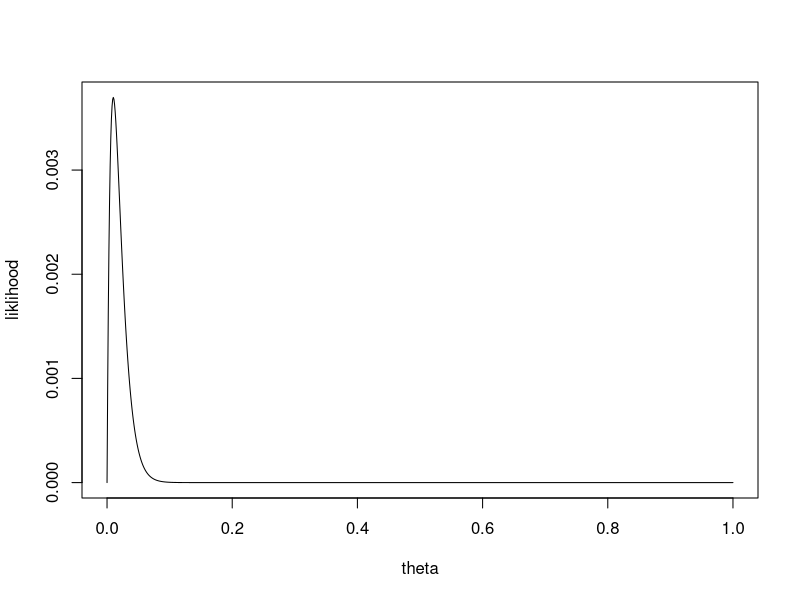
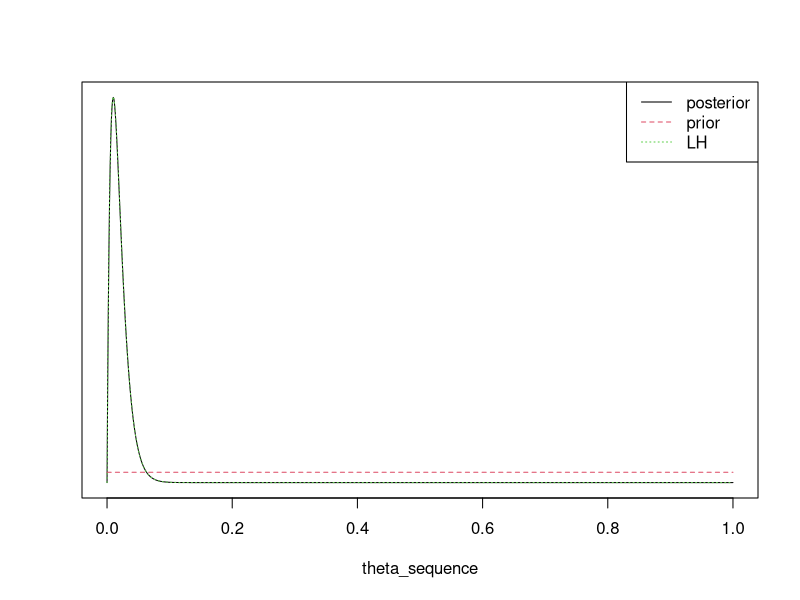
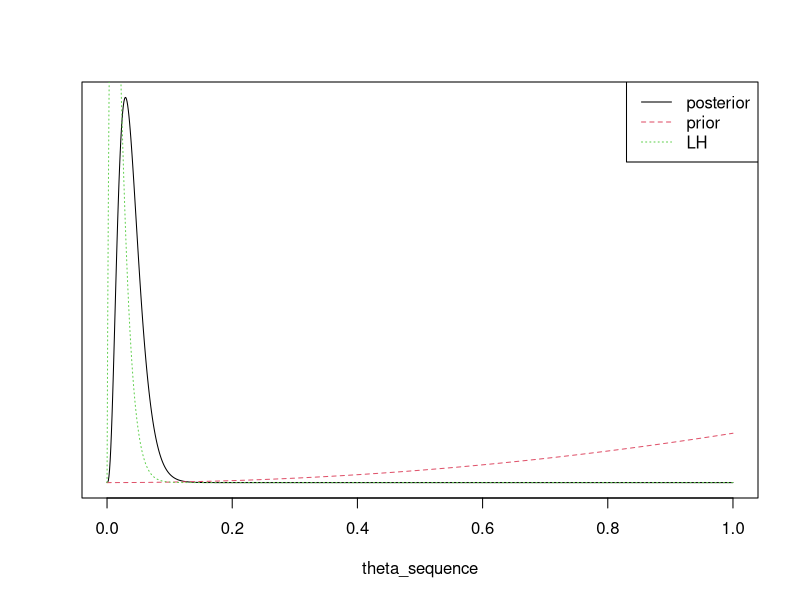

The R script that drew these images, in order:
## ---- chunk 1
# set a seed
set.seed(123)
# create the observed data
obs.data <- rbinom(n = 100, size = 1, prob = 0.01)
# inspect the observed data
head(obs.data)
tail(obs.data)
length(obs.data)
## ---- chunk 2
### Bernoulli LH Function ###
# Input: obs.data, theta
# Output: bernoulli likelihood
Bern_LH <- function(obs.data, theta) {
  # theta is a sequence of theta values of length 1000
  N <- length(obs.data)
  x <- sum(obs.data)
  LH <- (theta^x)*(1-theta)^(N-x)
  return(LH)
}


### Plot LH for a grid of theta values ###
# Create the grid #
theta_sequence <- seq(0,1,length=1000)
# Store the LH values
LH_sequence <- Bern_LH(obs.data, theta_sequence)
# Create the Plot
# plot(theta_sequence, LH_sequence)
plot(theta_sequence, LH_sequence,
     type='l',
     main='',
     xlab='theta',
     ylab='liklihood')

## ---- chunk 3
prior_to_posterior <- function(obs.data, a, b) {
  # theta is a sequence of theta values of length 1000
  N <- length(obs.data)
  x <- sum(obs.data)
  a.post <- a + x
  b.post <- b + N - x
  return(c(a.post, b.post))
}

# non-informative prior
prior_to_posterior(obs.data, 1, 1)
# informative prior
prior_to_posterior(obs.data, 3, 1)

## ---- chunk 4
# non-informative version
# plot posterior distribution
plot(theta_sequence,
     dbeta(theta_sequence, shape1=2, shape2=100),
     type='l',
     ylab="",yaxt="n")
# Plot prior
lines(theta_sequence, dbeta(theta_sequence, shape1=1, shape2=1), col=2, lty=2)
# Plot likelihood
LH <- Bern_LH(obs.data, theta_sequence)
lines(theta_sequence, 1000*LH/sum(LH), col=3, lty=3)
# *1000 so that the sum of values is 1000

legend("topright", legend=c("posterior", "prior", "LH"),
       lty=c(1,2,3), col=c(1,2,3))



# informative version
# plot posterior distribution
plot(theta_sequence,
     dbeta(theta_sequence, shape1=4, shape2=100),
     type='l',
     ylab="",yaxt="n")
# Plot prior
lines(theta_sequence, dbeta(theta_sequence, shape1=3, shape2=1), col=2, lty=2)
# Plot likelihood
LH <- Bern_LH(obs.data, theta_sequence)
lines(theta_sequence, 1000*LH/sum(LH), col=3, lty=3)
# *1000 so that the sum of values is 1000

legend("topright", legend=c("posterior", "prior", "LH"),
       lty=c(1,2,3), col=c(1,2,3))



